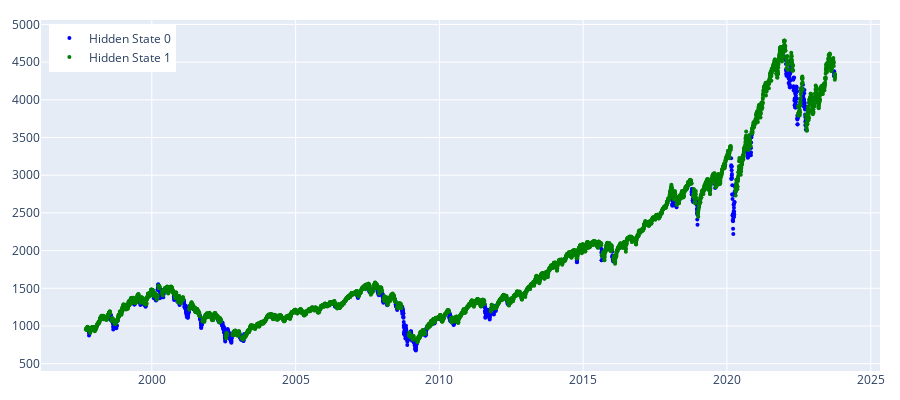

Write notebook code for a chart like this one.
### Code cell
params = {'n_components':2, 'covariance_type':"full", 'random_state':100}
 
hmm_model = regime_detection.get_regimes_hmm(prices_array, params)
hmm_states = hmm_model.predict(prices_array)
plot_hidden_states(np.array(hmm_states), prices[[f'{trading_instrument}']])

### Figure 1 — Plotly figure (JSON) as saved in the notebook; plotly's stock layout.template omitted (floating-point values rounded to 4 significant figures; data arrays with more than 128 entries replaced by an {"elided": "..."} marker saying what was removed)
{"data": [{"marker": {"color": "blue", "size": 4}, "mode": "markers", "name": "Hidden State 0", "type": "scatter", "x": {"elided": "962 str values"}, "y": {"elided": "962 float values"}}, {"marker": {"color": "green", "size": 4}, "mode": "markers", "name": "Hidden State 1", "type": "scatter", "x": {"elided": "5631 str values"}, "y": {"elided": "5631 float values"}}], "layout": {"height": 400, "legend": {"x": 0.01, "xanchor": "left", "y": 0.99, "yanchor": "top"}, "margin": {"b": 20, "l": 20, "r": 20, "t": 20}, "width": 900}}
